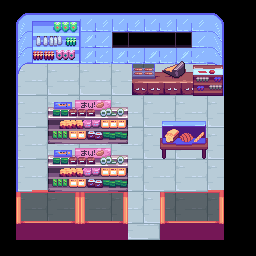

This is a level from a 2D game, rendered from its Tiled map with the project's own tilesets. A one-line summary and the complete map file follow:
An orthogonal 16x16 tile map with 16x16 px tiles, 5 tile layers (background, midground, buildings, foreground, ...), 2 tilesets and 1 object.

<map version="1.2" tiledversion="1.3.0" orientation="orthogonal" renderorder="right-down" compressionlevel="0" width="16" height="16" tilewidth="16" tileheight="16" infinite="0" nextlayerid="13" nextobjectid="85">
 <tileset firstgid="1" source="BackgroundMasterSpriteSheet.tsx" />
 <tileset firstgid="10001" source="ForegroundTileset.tsx" />
 <layer id="1" name="background" width="16" height="16">
  <data encoding="csv">
0,0,0,0,0,0,0,0,0,0,0,0,0,0,0,0,
0,0,0,0,1724,1725,1724,1725,1724,1725,1724,1725,0,0,0,0,
0,0,0,1825,1824,1825,0,0,0,0,0,0,1824,0,0,0,
0,0,0,1725,1724,1725,1724,1725,1724,1725,1724,1725,1724,0,0,0,
0,1724,1725,1724,1725,1724,1725,1724,1725,1724,1725,1724,1725,1724,0,0,
0,1824,1825,1824,1825,1824,1825,1824,1825,1824,1825,1824,1825,1824,0,0,
0,1724,1725,1724,1725,1724,1725,1724,1725,1724,1725,1724,1725,1724,0,0,
0,1824,1825,1824,1825,1824,1825,1824,1825,1824,1825,1824,1825,1824,0,0,
0,1724,1725,1724,1725,1724,1725,1724,1725,1724,1725,1724,1725,1724,0,0,
0,1824,1825,1824,1825,1824,1825,1824,1825,1824,1825,1824,1825,1824,0,0,
0,1724,1725,1724,1725,1724,1725,1724,1725,1724,1725,1724,1725,1724,0,0,
0,1824,1825,1824,1825,1824,1825,1824,1825,1824,1825,1824,1825,1824,0,0,
0,1724,1725,1724,1725,1724,1725,1724,1725,1724,1725,1724,1725,1724,0,0,
0,1824,1825,1824,1825,1824,1825,1824,1825,1824,1825,1824,1825,1824,0,0,
0,0,0,0,1824,1825,1824,1825,1824,1825,1824,1825,1824,0,0,0,
0,0,0,0,0,0,0,0,0,0,0,0,0,0,0,0
</data>
 </layer>
 <layer id="3" name="midground" width="16" height="16">
  <data encoding="csv">
0,0,0,0,0,0,0,0,0,0,0,0,0,0,0,0,
0,0,0,0,0,0,0,0,0,0,0,0,0,0,0,0,
0,0,0,0,0,0,0,0,0,0,0,0,0,0,0,0,
0,0,0,0,0,0,0,0,0,0,0,0,0,0,0,0,
0,0,0,0,0,0,0,0,0,0,0,0,0,0,0,0,
0,0,0,0,0,0,0,0,0,0,0,0,0,0,0,0,
0,0,0,0,0,0,0,0,0,0,0,0,0,0,0,0,
0,0,0,0,0,0,0,0,0,0,0,0,0,0,0,0,
0,0,0,0,0,0,0,0,0,0,0,0,0,0,0,0,
0,0,0,0,0,0,0,0,0,0,0,0,0,0,0,0,
0,0,0,0,0,0,0,0,0,0,0,0,0,0,0,0,
0,0,0,0,0,0,0,0,0,0,0,0,0,0,0,0,
0,0,0,0,0,0,0,0,0,0,0,0,0,0,0,0,
0,0,0,0,0,0,0,0,0,0,0,0,0,0,0,0,
0,0,0,0,0,0,0,0,0,0,0,0,0,0,0,0,
0,0,0,0,0,0,0,0,0,0,0,0,0,0,0,0
</data>
 </layer>
 <layer id="2" name="buildings" width="16" height="16">
  <data encoding="csv">
0,0,0,0,0,0,0,0,0,0,0,0,0,0,0,0,
0,0,11976,0,0,0,0,0,0,0,0,0,0,11979,0,0,
0,0,0,0,0,0,0,0,0,0,0,0,0,12784,0,0,
0,0,0,0,0,0,0,0,0,0,0,0,0,0,0,0,
0,0,0,0,0,0,0,0,0,0,0,0,0,0,0,0,
0,0,0,0,0,0,0,0,0,0,0,0,0,0,0,0,
0,0,0,0,0,0,0,0,0,0,0,0,0,0,0,0,
0,0,0,0,0,0,0,0,0,0,0,0,0,0,0,0,
0,0,0,0,0,0,0,0,0,0,0,0,0,0,0,0,
0,0,0,0,0,0,0,0,0,0,0,0,0,0,0,0,
0,0,0,0,0,0,0,0,0,0,0,0,0,0,0,0,
0,0,0,0,0,0,0,0,0,0,0,0,0,0,0,0,
0,0,0,0,0,0,0,0,0,0,0,0,0,0,0,0,
0,0,0,0,0,0,0,0,0,0,0,0,0,0,0,0,
0,0,0,0,0,0,0,0,0,0,0,0,0,0,0,0,
0,0,0,0,0,0,0,0,0,0,0,0,0,0,0,0
</data>
 </layer>
 <layer id="4" name="foreground" width="16" height="16">
  <data encoding="csv">
0,11766,11767,11768,11767,11768,11767,11768,11767,11768,11767,11767,11768,11769,0,0,
0,11866,11867,11868,11868,11867,11868,11867,11868,11867,11868,11867,11868,11869,0,0,
0,11966,11967,11968,11968,11967,11968,12170,12170,12171,12172,12172,11968,11969,0,0,
0,12066,12067,12068,12068,12067,12068,12067,12068,12067,12068,12067,12068,12069,0,0,
0,12166,0,0,0,0,0,0,13065,13066,13067,13068,13069,12169,0,0,
0,12266,0,0,0,0,0,0,13165,13166,13167,13168,13169,12269,0,0,
0,12266,0,0,0,0,0,0,0,0,0,0,0,0,0,0,
0,12266,0,0,0,0,0,0,0,0,0,0,0,0,0,0,
0,12266,0,0,0,0,0,0,0,0,0,0,0,0,0,0,
0,12266,0,0,0,0,0,0,0,0,0,0,0,0,0,0,
0,12266,0,0,0,0,0,0,0,0,0,0,0,0,0,0,
0,12266,11771,11771,11772,0,0,0,0,0,0,0,0,11772,0,0,
0,11870,11871,11871,11872,11870,11871,11872,0,0,11870,11871,11871,11872,0,0,
0,11970,11971,11971,11972,11970,11971,11972,0,0,11970,11971,11971,11972,0,0,
0,12070,12071,12071,12072,12070,12071,12072,0,0,12070,12071,12071,12072,0,0,
0,0,0,0,0,0,0,0,0,0,0,0,0,0,0,0
</data>
 </layer>
 <layer id="6" name="front" width="16" height="16">
  <data encoding="csv">
0,0,0,0,0,0,0,0,0,0,0,0,0,0,0,0,
0,0,12469,12470,12471,0,0,0,0,0,0,0,0,0,0,0,
0,0,12569,12570,12571,0,0,0,0,0,0,0,0,0,0,0,
0,0,12669,12670,12671,0,0,0,0,0,0,12866,0,0,0,0,
0,0,0,0,0,0,0,0,12867,12868,12965,12966,12573,12574,0,0,
0,0,0,0,0,0,0,0,0,0,0,0,12673,12674,0,0,
0,0,0,12769,12770,12771,12772,12773,0,0,0,0,0,0,0,0,
0,0,0,12869,12870,12871,12872,12873,0,0,12465,12466,12467,0,0,0,
0,0,0,12969,12970,12971,12972,12973,0,0,12565,12566,12567,0,0,0,
0,0,0,12769,12770,12771,12772,12773,0,0,12665,12666,12667,0,0,0,
0,0,0,12869,12870,12871,12872,12873,0,0,0,0,0,0,0,0,
0,0,0,12969,12970,12971,12972,12973,0,0,0,0,0,0,0,0,
0,0,0,0,0,0,0,0,0,0,0,0,0,0,0,0,
0,0,0,0,0,0,0,0,0,0,0,0,0,0,0,0,
0,0,0,0,0,0,0,0,0,0,0,0,0,0,0,0,
0,0,0,0,0,0,0,0,0,0,0,0,0,0,0,0
</data>
 </layer>
 <objectgroup id="5" name="Portal">
  <object id="84" x="131" y="212" width="25" height="20">
   <properties>
    <property name="click" value="false" />
    <property name="directionToFace" value="Up" />
    <property name="from" value="Classroom" />
    <property name="portal" value="Classroom,TestIsland,false,0,-32" />
    <property name="to" value="TestIsland" />
    <property name="xOffSet" value="0" />
    <property name="yOffSet" value="0" />
   </properties>
  </object>
 </objectgroup>
 <objectgroup id="12" name="CharacterSpawnZone" />
 <objectgroup id="9" name="SpecialZone" />
 <objectgroup id="11" name="MusicZones" />
 <objectgroup id="10" name="ComplexShapes" />
</map>
